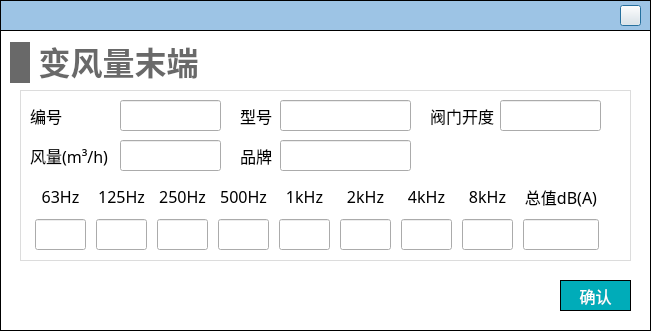
<?xml version="1.0" encoding="UTF-8"?>
<ui version="4.0">
 <class>Dialog_VAV_terminal</class>
 <widget class="QDialog" name="Dialog_VAV_terminal">
  <property name="geometry">
   <rect>
    <x>0</x>
    <y>0</y>
    <width>651</width>
    <height>331</height>
   </rect>
  </property>
  <property name="maximumSize">
   <size>
    <width>671</width>
    <height>389</height>
   </size>
  </property>
  <property name="windowTitle">
   <string>Dialog</string>
  </property>
  <property name="styleSheet">
   <string notr="true">#Dialog_VAV_terminal
{
background-color:white;
}

QLineEdit 
{
font-family: 'Microsoft YaHei';
font-size: 13px;
}

QComboBox
{
font-family: 'Microsoft YaHei';
font-size: 13px;
}</string>
  </property>
  <widget class="QWidget" name="widget_top" native="true">
   <property name="geometry">
    <rect>
     <x>0</x>
     <y>0</y>
     <width>651</width>
     <height>31</height>
    </rect>
   </property>
   <property name="styleSheet">
    <string notr="true">#widget_top
{
border: 1px solid #000000;
background-color: rgb(157, 196, 229);
	background-color: rgb(157, 196, 229);
}</string>
   </property>
   <widget class="QPushButton" name="close">
    <property name="geometry">
     <rect>
      <x>620</x>
      <y>5</y>
      <width>21</width>
      <height>21</height>
     </rect>
    </property>
    <property name="styleSheet">
     <string notr="true">border-image: url(:/images/image/closeWindow.jpg);</string>
    </property>
    <property name="text">
     <string/>
    </property>
   </widget>
  </widget>
  <widget class="QWidget" name="widget_VAV_terminal" native="true">
   <property name="geometry">
    <rect>
     <x>0</x>
     <y>30</y>
     <width>651</width>
     <height>301</height>
    </rect>
   </property>
   <property name="styleSheet">
    <string notr="true">#widget_VAV_terminal
{
border: 1px solid #000000;
}</string>
   </property>
   <widget class="QWidget" name="widget_2" native="true">
    <property name="geometry">
     <rect>
      <x>20</x>
      <y>60</y>
      <width>611</width>
      <height>171</height>
     </rect>
    </property>
    <property name="styleSheet">
     <string notr="true">#widget_2
{
border: 1px solid #DCDCDC;
}

QLabel
{
font-family: '黑体';
font-size: 16px;
}

QLineEdit
{
font-family: '黑体';
}

QRadioButton
{
font-family: '黑体';
}

QPushButton
{
font-family: '黑体';
}</string>
    </property>
    <widget class="QWidget" name="layoutWidget">
     <property name="geometry">
      <rect>
       <x>11</x>
       <y>90</y>
       <width>581</width>
       <height>72</height>
      </rect>
     </property>
     <layout class="QHBoxLayout" name="horizontalLayout">
      <item>
       <layout class="QVBoxLayout" name="verticalLayout">
        <item>
         <widget class="QLabel" name="label_7">
          <property name="minimumSize">
           <size>
            <width>51</width>
            <height>31</height>
           </size>
          </property>
          <property name="maximumSize">
           <size>
            <width>51</width>
            <height>31</height>
           </size>
          </property>
          <property name="font">
           <font>
            <family>黑体</family>
            <pointsize>-1</pointsize>
           </font>
          </property>
          <property name="text">
           <string>63Hz</string>
          </property>
          <property name="alignment">
           <set>Qt::AlignCenter</set>
          </property>
         </widget>
        </item>
        <item>
         <widget class="QLineEdit" name="lineEdit_63">
          <property name="minimumSize">
           <size>
            <width>51</width>
            <height>31</height>
           </size>
          </property>
          <property name="maximumSize">
           <size>
            <width>51</width>
            <height>31</height>
           </size>
          </property>
          <property name="alignment">
           <set>Qt::AlignCenter</set>
          </property>
         </widget>
        </item>
       </layout>
      </item>
      <item>
       <layout class="QVBoxLayout" name="verticalLayout_2">
        <item>
         <widget class="QLabel" name="label_8">
          <property name="minimumSize">
           <size>
            <width>51</width>
            <height>31</height>
           </size>
          </property>
          <property name="maximumSize">
           <size>
            <width>51</width>
            <height>31</height>
           </size>
          </property>
          <property name="font">
           <font>
            <family>黑体</family>
            <pointsize>-1</pointsize>
           </font>
          </property>
          <property name="text">
           <string>125Hz</string>
          </property>
          <property name="alignment">
           <set>Qt::AlignCenter</set>
          </property>
         </widget>
        </item>
        <item>
         <widget class="QLineEdit" name="lineEdit_125">
          <property name="minimumSize">
           <size>
            <width>51</width>
            <height>31</height>
           </size>
          </property>
          <property name="maximumSize">
           <size>
            <width>51</width>
            <height>31</height>
           </size>
          </property>
          <property name="alignment">
           <set>Qt::AlignCenter</set>
          </property>
         </widget>
        </item>
       </layout>
      </item>
      <item>
       <layout class="QVBoxLayout" name="verticalLayout_3">
        <item>
         <widget class="QLabel" name="label_9">
          <property name="minimumSize">
           <size>
            <width>51</width>
            <height>31</height>
           </size>
          </property>
          <property name="maximumSize">
           <size>
            <width>51</width>
            <height>31</height>
           </size>
          </property>
          <property name="font">
           <font>
            <family>黑体</family>
            <pointsize>-1</pointsize>
           </font>
          </property>
          <property name="text">
           <string>250Hz</string>
          </property>
          <property name="alignment">
           <set>Qt::AlignCenter</set>
          </property>
         </widget>
        </item>
        <item>
         <widget class="QLineEdit" name="lineEdit_250">
          <property name="minimumSize">
           <size>
            <width>51</width>
            <height>31</height>
           </size>
          </property>
          <property name="maximumSize">
           <size>
            <width>51</width>
            <height>31</height>
           </size>
          </property>
          <property name="alignment">
           <set>Qt::AlignCenter</set>
          </property>
         </widget>
        </item>
       </layout>
      </item>
      <item>
       <layout class="QVBoxLayout" name="verticalLayout_4">
        <item>
         <widget class="QLabel" name="label_10">
          <property name="minimumSize">
           <size>
            <width>51</width>
            <height>31</height>
           </size>
          </property>
          <property name="maximumSize">
           <size>
            <width>51</width>
            <height>31</height>
           </size>
          </property>
          <property name="font">
           <font>
            <family>黑体</family>
            <pointsize>-1</pointsize>
           </font>
          </property>
          <property name="text">
           <string>500Hz</string>
          </property>
          <property name="alignment">
           <set>Qt::AlignCenter</set>
          </property>
         </widget>
        </item>
        <item>
         <widget class="QLineEdit" name="lineEdit_500">
          <property name="minimumSize">
           <size>
            <width>51</width>
            <height>31</height>
           </size>
          </property>
          <property name="maximumSize">
           <size>
            <width>51</width>
            <height>31</height>
           </size>
          </property>
          <property name="alignment">
           <set>Qt::AlignCenter</set>
          </property>
         </widget>
        </item>
       </layout>
      </item>
      <item>
       <layout class="QVBoxLayout" name="verticalLayout_5">
        <item>
         <widget class="QLabel" name="label_11">
          <property name="minimumSize">
           <size>
            <width>51</width>
            <height>31</height>
           </size>
          </property>
          <property name="maximumSize">
           <size>
            <width>51</width>
            <height>31</height>
           </size>
          </property>
          <property name="font">
           <font>
            <family>黑体</family>
            <pointsize>-1</pointsize>
           </font>
          </property>
          <property name="text">
           <string>1kHz</string>
          </property>
          <property name="alignment">
           <set>Qt::AlignCenter</set>
          </property>
         </widget>
        </item>
        <item>
         <widget class="QLineEdit" name="lineEdit_1k">
          <property name="minimumSize">
           <size>
            <width>51</width>
            <height>31</height>
           </size>
          </property>
          <property name="maximumSize">
           <size>
            <width>51</width>
            <height>31</height>
           </size>
          </property>
          <property name="alignment">
           <set>Qt::AlignCenter</set>
          </property>
         </widget>
        </item>
       </layout>
      </item>
      <item>
       <layout class="QVBoxLayout" name="verticalLayout_6">
        <property name="spacing">
         <number>6</number>
        </property>
        <item>
         <widget class="QLabel" name="label_12">
          <property name="minimumSize">
           <size>
            <width>51</width>
            <height>31</height>
           </size>
          </property>
          <property name="maximumSize">
           <size>
            <width>51</width>
            <height>31</height>
           </size>
          </property>
          <property name="font">
           <font>
            <family>黑体</family>
            <pointsize>-1</pointsize>
           </font>
          </property>
          <property name="text">
           <string>2kHz</string>
          </property>
          <property name="alignment">
           <set>Qt::AlignCenter</set>
          </property>
         </widget>
        </item>
        <item>
         <widget class="QLineEdit" name="lineEdit_2k">
          <property name="minimumSize">
           <size>
            <width>51</width>
            <height>31</height>
           </size>
          </property>
          <property name="maximumSize">
           <size>
            <width>51</width>
            <height>31</height>
           </size>
          </property>
          <property name="alignment">
           <set>Qt::AlignCenter</set>
          </property>
         </widget>
        </item>
       </layout>
      </item>
      <item>
       <layout class="QVBoxLayout" name="verticalLayout_7">
        <item>
         <widget class="QLabel" name="label_">
          <property name="minimumSize">
           <size>
            <width>51</width>
            <height>31</height>
           </size>
          </property>
          <property name="maximumSize">
           <size>
            <width>51</width>
            <height>31</height>
           </size>
          </property>
          <property name="font">
           <font>
            <family>黑体</family>
            <pointsize>-1</pointsize>
           </font>
          </property>
          <property name="text">
           <string>4kHz</string>
          </property>
          <property name="alignment">
           <set>Qt::AlignCenter</set>
          </property>
         </widget>
        </item>
        <item>
         <widget class="QLineEdit" name="lineEdit_4k">
          <property name="minimumSize">
           <size>
            <width>51</width>
            <height>31</height>
           </size>
          </property>
          <property name="maximumSize">
           <size>
            <width>51</width>
            <height>31</height>
           </size>
          </property>
          <property name="alignment">
           <set>Qt::AlignCenter</set>
          </property>
         </widget>
        </item>
       </layout>
      </item>
      <item>
       <layout class="QVBoxLayout" name="verticalLayout_8">
        <item>
         <widget class="QLabel" name="label_14">
          <property name="minimumSize">
           <size>
            <width>51</width>
            <height>31</height>
           </size>
          </property>
          <property name="maximumSize">
           <size>
            <width>51</width>
            <height>31</height>
           </size>
          </property>
          <property name="font">
           <font>
            <family>黑体</family>
            <pointsize>-1</pointsize>
           </font>
          </property>
          <property name="text">
           <string>8kHz</string>
          </property>
          <property name="alignment">
           <set>Qt::AlignCenter</set>
          </property>
         </widget>
        </item>
        <item>
         <widget class="QLineEdit" name="lineEdit_8k">
          <property name="minimumSize">
           <size>
            <width>51</width>
            <height>31</height>
           </size>
          </property>
          <property name="maximumSize">
           <size>
            <width>51</width>
            <height>31</height>
           </size>
          </property>
          <property name="alignment">
           <set>Qt::AlignCenter</set>
          </property>
         </widget>
        </item>
       </layout>
      </item>
      <item>
       <layout class="QVBoxLayout" name="verticalLayout_9">
        <item>
         <widget class="QLabel" name="label_23">
          <property name="minimumSize">
           <size>
            <width>76</width>
            <height>31</height>
           </size>
          </property>
          <property name="maximumSize">
           <size>
            <width>51</width>
            <height>31</height>
           </size>
          </property>
          <property name="font">
           <font>
            <family>黑体</family>
            <pointsize>-1</pointsize>
           </font>
          </property>
          <property name="text">
           <string>总值dB(A)</string>
          </property>
          <property name="alignment">
           <set>Qt::AlignCenter</set>
          </property>
         </widget>
        </item>
        <item>
         <widget class="QLineEdit" name="lineEdit_total">
          <property name="minimumSize">
           <size>
            <width>76</width>
            <height>31</height>
           </size>
          </property>
          <property name="maximumSize">
           <size>
            <width>51</width>
            <height>31</height>
           </size>
          </property>
          <property name="alignment">
           <set>Qt::AlignCenter</set>
          </property>
          <property name="readOnly">
           <bool>true</bool>
          </property>
         </widget>
        </item>
       </layout>
      </item>
     </layout>
    </widget>
    <widget class="QLabel" name="label_13">
     <property name="geometry">
      <rect>
       <x>410</x>
       <y>10</y>
       <width>71</width>
       <height>31</height>
      </rect>
     </property>
     <property name="font">
      <font>
       <family>黑体</family>
       <pointsize>-1</pointsize>
      </font>
     </property>
     <property name="text">
      <string>阀门开度</string>
     </property>
    </widget>
    <widget class="QLineEdit" name="lineEdit_valve_open_degree">
     <property name="geometry">
      <rect>
       <x>480</x>
       <y>10</y>
       <width>101</width>
       <height>31</height>
      </rect>
     </property>
     <property name="text">
      <string/>
     </property>
    </widget>
    <widget class="QLabel" name="label_18">
     <property name="geometry">
      <rect>
       <x>220</x>
       <y>10</y>
       <width>41</width>
       <height>31</height>
      </rect>
     </property>
     <property name="font">
      <font>
       <family>黑体</family>
       <pointsize>-1</pointsize>
      </font>
     </property>
     <property name="text">
      <string>型号</string>
     </property>
    </widget>
    <widget class="QLabel" name="label_5">
     <property name="geometry">
      <rect>
       <x>220</x>
       <y>50</y>
       <width>41</width>
       <height>31</height>
      </rect>
     </property>
     <property name="font">
      <font>
       <family>黑体</family>
       <pointsize>-1</pointsize>
      </font>
     </property>
     <property name="text">
      <string>品牌</string>
     </property>
    </widget>
    <widget class="QLineEdit" name="lineEdit_number">
     <property name="geometry">
      <rect>
       <x>100</x>
       <y>10</y>
       <width>101</width>
       <height>31</height>
      </rect>
     </property>
    </widget>
    <widget class="QLabel" name="label_4">
     <property name="geometry">
      <rect>
       <x>10</x>
       <y>10</y>
       <width>41</width>
       <height>31</height>
      </rect>
     </property>
     <property name="font">
      <font>
       <family>黑体</family>
       <pointsize>-1</pointsize>
      </font>
     </property>
     <property name="text">
      <string>编号</string>
     </property>
    </widget>
    <widget class="QLineEdit" name="lineEdit_model">
     <property name="geometry">
      <rect>
       <x>260</x>
       <y>10</y>
       <width>131</width>
       <height>31</height>
      </rect>
     </property>
    </widget>
    <widget class="QLineEdit" name="lineEdit_brand">
     <property name="geometry">
      <rect>
       <x>260</x>
       <y>50</y>
       <width>131</width>
       <height>31</height>
      </rect>
     </property>
    </widget>
    <widget class="QLineEdit" name="lineEdit_air_volume">
     <property name="geometry">
      <rect>
       <x>100</x>
       <y>50</y>
       <width>101</width>
       <height>31</height>
      </rect>
     </property>
    </widget>
    <widget class="QLabel" name="label_6">
     <property name="geometry">
      <rect>
       <x>10</x>
       <y>50</y>
       <width>81</width>
       <height>31</height>
      </rect>
     </property>
     <property name="font">
      <font>
       <family>黑体</family>
       <pointsize>-1</pointsize>
      </font>
     </property>
     <property name="text">
      <string>风量(m³/h)</string>
     </property>
    </widget>
   </widget>
   <widget class="QPushButton" name="pushButton_confirm">
    <property name="geometry">
     <rect>
      <x>560</x>
      <y>250</y>
      <width>71</width>
      <height>31</height>
     </rect>
    </property>
    <property name="font">
     <font>
      <family>黑体</family>
      <pointsize>12</pointsize>
     </font>
    </property>
    <property name="styleSheet">
     <string notr="true">QPushButton
{
	color:#ffffff; /*文字颜色*/
    background-color: #00ACB9;/*背景色*/
    border-radius:0px; /*边框倒角*/
	border: 1px solid #000000;
}


QPushButton:hover 
{
background-color: rgb(0,142,153);
color: white;
}</string>
    </property>
    <property name="text">
     <string>确认</string>
    </property>
   </widget>
   <widget class="QWidget" name="layoutWidget_5">
    <property name="geometry">
     <rect>
      <x>10</x>
      <y>10</y>
      <width>191</width>
      <height>45</height>
     </rect>
    </property>
    <layout class="QHBoxLayout" name="horizontalLayout_18">
     <item>
      <widget class="QLabel" name="label_16">
       <property name="minimumSize">
        <size>
         <width>20</width>
         <height>41</height>
        </size>
       </property>
       <property name="maximumSize">
        <size>
         <width>20</width>
         <height>41</height>
        </size>
       </property>
       <property name="styleSheet">
        <string notr="true">QLabel { 
border: none; 
background-color : rgb(105, 105, 105);
}</string>
       </property>
       <property name="text">
        <string/>
       </property>
      </widget>
     </item>
     <item>
      <widget class="QLabel" name="label_17">
       <property name="font">
        <font>
         <family>Microsoft YaHei</family>
         <pointsize>24</pointsize>
         <bold>true</bold>
        </font>
       </property>
       <property name="styleSheet">
        <string notr="true">QLabel { 
border: none; 
color : rgb(105, 105, 105);
}</string>
       </property>
       <property name="text">
        <string>变风量末端</string>
       </property>
       <property name="alignment">
        <set>Qt::AlignBottom|Qt::AlignHCenter</set>
       </property>
      </widget>
     </item>
    </layout>
   </widget>
  </widget>
 </widget>
 <resources/>
 <connections/>
</ui>
